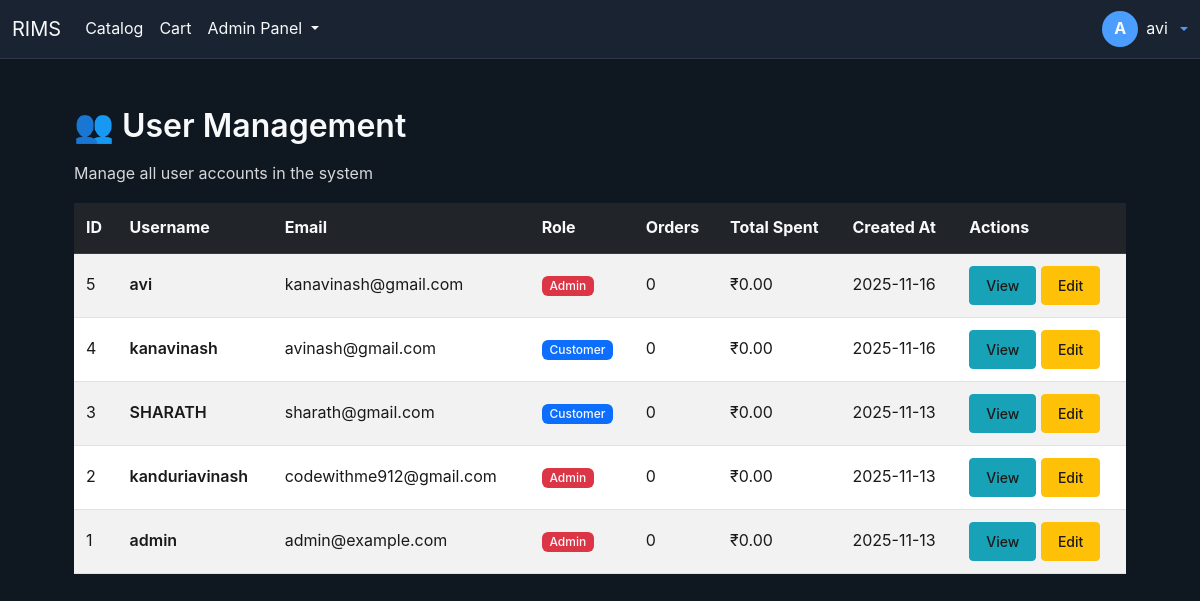
The page /admin/users/ (signed in) on the database its author committed.
### models.py (models this page shows)
class User(UserMixin, db.Model):
    __tablename__ = 'user'
    id = db.Column(db.Integer, primary_key=True)
    username = db.Column(db.String(100), unique=True, nullable=False)
    password_hash = db.Column(db.String(200), nullable=False)
    email = db.Column(db.String(120), unique=True)
    role = db.Column(db.String(20), default='customer')
    created_at = db.Column(db.DateTime, default=datetime.utcnow)

### blueprints/user_management.py (the view)
@user_management_bp.route('/')
@login_required
@admin_required
def index():
    users = User.query.order_by(User.created_at.desc()).all()
    user_stats = []
    for user in users:
        order_count = Order.query.filter_by(customer_id=user.id).count()
        total_spent = db.session.query(
            func.coalesce(func.sum(Order.total_amount), 0)
        ).filter(Order.customer_id == user.id).scalar() or 0
        user_stats.append({
            'user': user,
            'order_count': order_count,
            'total_spent': float(total_spent)
        })
    return render_template('admin/users/index.html', user_stats=user_stats)

### blueprints/user_management.py (called while the page is built)
def admin_required(f):
    from functools import wraps
    @wraps(f)
    def decorated_function(*args, **kwargs):
        if not current_user.is_authenticated or current_user.role != 'admin':
            flash("Admin access required.", "danger")
            return redirect(url_for('auth.login_admin'))
        return f(*args, **kwargs)
    return decorated_function

### templates/admin/users/index.html (shortened to what this page needs)
{% extends 'base.html' %}
{% block content %}
<div class="container mt-4">
    <h2>👥 User Management</h2>
    <p class="text-muted">Manage all user accounts in the system</p>
    <div class="table-responsive">
        <table class="table table-striped table-hover">
            <thead class="table-dark">
                <tr>
                    <th>ID</th>
                    <th>Username</th>
                    <th>Email</th>
                    <th>Role</th>
                    <th>Orders</th>
                    <th>Total Spent</th>
                    <th>Created At</th>
                    <th>Actions</th>
                </tr>
            </thead>
            <tbody>
                {% for stat in user_stats %}
                <tr>
                    <td>{{ stat.user.id }}</td>
                    <td><strong>{{ stat.user.username }}</strong></td>
                    <td>{{ stat.user.email }}</td>
                    <td>
                        {% if stat.user.role == 'admin' %}
                            <span class="badge bg-danger">Admin</span>
                        {% else %}
                            <span class="badge bg-primary">Customer</span>
                        {% endif %}
                    </td>
                    <td>{{ stat.order_count }}</td>
                    <td>₹{{ "%.2f"|format(stat.total_spent) }}</td>
                    <td>{{ stat.user.created_at.strftime('%Y-%m-%d') if stat.user.created_at else 'N/A' }}</td>
                    <td>
                        <a href="{{ url_for('user_management.view_user', user_id=stat.user.id) }}" class="btn btn-sm btn-info">View</a>
                        <a href="{{ url_for('user_management.edit_user', user_id=stat.user.id) }}" class="btn btn-sm btn-warning">Edit</a>
                    </td>
                </tr>
                {% else %}
                <tr>
                    <td colspan="8" class="text-center text-muted">No users found.</td>
                </tr>
                {% endfor %}
            </tbody>
        </table>
    </div>
</div>
{% endblock %}

### templates/base.html (shortened to what this page needs)
<!doctype html>
<html>
<head>
  <link href="https://cdn.jsdelivr.net/npm/bootstrap@5.3.0/dist/css/bootstrap.min.css" rel="stylesheet">
</head>
<body>
  <nav class="navbar navbar-expand-lg navbar-dark">
    <div class="container-fluid">
      <a class="navbar-brand" href="{{ url_for('home') }}">RIMS</a>
      <div class="collapse navbar-collapse" id="mainNav">
        <ul class="navbar-nav me-auto">
          <li class="nav-item"><a class="nav-link" href="{{ url_for('catalog.catalog') }}">Catalog</a></li>
          <li class="nav-item"><a class="nav-link" href="{{ url_for('cart.index') }}">Cart</a></li>
          {% if current_user.is_authenticated and current_user.role == 'admin' %}
          <li class="nav-item dropdown">
            <a class="nav-link dropdown-toggle" href="#" id="adminMenu" role="button" data-bs-toggle="dropdown" aria-expanded="false">
              Admin Panel
            </a>
          </li>
          {% endif %}
        </ul>
        <div class="d-flex align-items-center ms-3">
          {% if current_user.is_authenticated %}
            <div class="dropdown">
              <a class="d-flex align-items-center text-decoration-none dropdown-toggle" href="#" id="profileMenu" data-bs-toggle="dropdown" aria-expanded="false">
                <div class="profile-icon me-2">{{ (current_user.username[0]|upper) if current_user.username else 'U' }}</div>
                <div class="d-none d-md-block me-2" style="color:var(--muted);">{{ current_user.username }}</div>
              </a>
            </div>
          {% else %}
            <a class="btn btn-sm btn-outline-primary me-2" href="{{ url_for('auth.login') }}">Sign in</a>
            <a class="btn btn-sm btn-primary" href="{{ url_for('auth.register') }}">Register</a>
          {% endif %}
        </div>
      </div>
    </div>
  </nav>
  <div class="container py-4">
    {% block content %}{% endblock %}
  </div>
</body>
</html>

### templates/base.html (style rules this page uses)
:root { --surface: #0f1720; --accent: #4c9efe; --muted: rgba(255,255,255,0.75); color-scheme: dark; }
body { background: var(--surface); color: #f8f9fa !important; font-family: Inter, system-ui, -apple-system, 'Segoe UI', Roboto, 'Helvetica Neue', Arial; font-size: 16px; line-height: 1.6; }
.container { max-width: 1100px; }
h1, h2, h3, h4, h5, h6 { color: #f8f9fa !important; font-weight: 600; margin-bottom: 1rem; }
p, div, span, label { color: #f8f9fa !important; }
.text-muted { color: rgba(248, 249, 250, 0.85) !important; }
a { color: var(--accent) !important; text-decoration: none; }
.table { color: #1a1a1a !important; }
.table-dark { background: #212529 !important; color: #f8f9fa !important; }
.table-striped > tbody > tr:nth-of-type(odd) { background-color: rgba(0,0,0,0.05) !important; }
.btn { font-weight: 500; padding: 0.5rem 1rem; }
.profile-icon { width: 36px; height: 36px; border-radius: 50%; background: var(--accent); display: inline-flex; align-items: center; justify-content: center; color: #fff; font-weight: 700; }
.badge { font-weight: 500; padding: 0.35em 0.65em; }
.navbar { background: #1a2332 !important; border-bottom: 1px solid rgba(255,255,255,0.1); }
.navbar-brand, .nav-link { color: #f8f9fa !important; }
.container { color: #f8f9fa !important; }
strong, b { color: #f8f9fa !important; font-weight: 600; }
.table td, .table th { padding: 12px !important; vertical-align: middle; color: #1a1a1a !important; }
.mt-4 { margin-top: 1.5rem !important; }
.btn-warning { background: #ffc107; border-color: #ffc107; color: #1a1a1a !important; }
.btn-info { background: #17a2b8; border-color: #17a2b8; color: #1a1a1a !important; }
.table td, .table th { color: #1a1a1a !important; }
.table-dark td, .table-dark th { color: #f8f9fa !important; }
.badge { color: #f8f9fa !important; font-weight: 500; }
div, span { color: inherit; }
table td, table th { color: #1a1a1a !important; }
table td strong, table th strong { color: inherit !important; font-weight: 600; }
tbody td { color: #1a1a1a !important; }
* { visibility: visible !important; }

### templates/admin/users/index.html (style rules this page uses)
:root { --surface:#0f1720;--accent:#4c9efe;--muted:rgba(255,255,255,0.75);color-scheme:dark }
body { background:var(--surface);color:#f8f9fa!important;font-family:Inter,system-ui,-apple-system,'Segoe UI',Roboto,'Helvetica Neue',Arial;font-size:16px;line-height:1.6 }
.container { max-width:1100px }
h1,h2,h3,h4,h5,h6 { color:#f8f9fa!important;font-weight:600;margin-bottom:1rem }
p,div,span,label { color:#f8f9fa!important }
.text-muted { color:rgba(248,249,250,0.85)!important }
a { color:var(--accent)!important;text-decoration:none }
.table { color:#1a1a1a!important }
.table-dark { background:#212529!important;color:#f8f9fa!important }
.table-striped>tbody>tr:nth-of-type(odd) { background-color:rgba(0,0,0,0.05)!important }
.btn-warning { background:#ffc107;border-color:#ffc107;color:#1a1a1a!important }
.btn-info { background:#17a2b8;border-color:#17a2b8;color:#1a1a1a!important }
strong,b { color:#f8f9fa!important;font-weight:600 }
.table td,.table th { padding:12px!important;vertical-align:middle;color:#1a1a1a!important }
.table-dark td,.table-dark th { color:#f8f9fa!important }
.badge { color:#f8f9fa!important;font-weight:500 }
* { visibility:visible!important }

### rows shown on the page
User: username "A", username "avi", user.id "5", user.username "avi", user.email "kanavinash@gmail.com", user.created_at "2025-11-16"
User: user.id "4", user.username "kanavinash", user.email "avinash@gmail.com", user.created_at "2025-11-16"
User: user.id "3", user.username "SHARATH", user.email "sharath@gmail.com", user.created_at "2025-11-13"
User: user.id "2", user.username "kanduriavinash", user.email "codewithme912@gmail.com", user.created_at "2025-11-13"
User: user.id "1", user.username "admin", user.email "admin@example.com", user.created_at "2025-11-13"

### other values the page prints
{{ stat.order_count }} "0" "0" "0" "0" "0"
{{ "%.2f"|format(stat.total_spent) }} "0.00" "0.00" "0.00" "0.00" "0.00"
